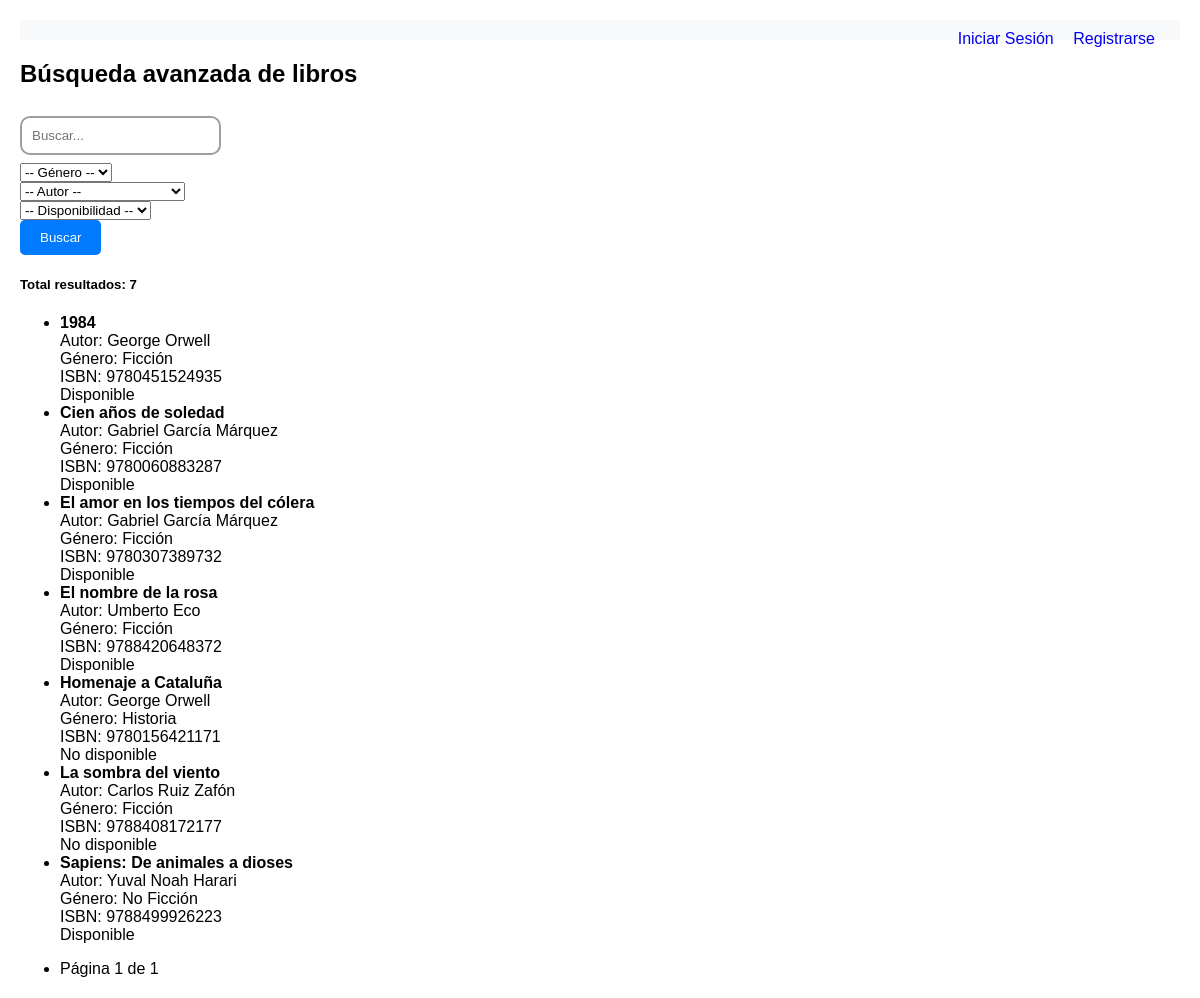
/busqueda/, run on an earlier commit of the app's database.
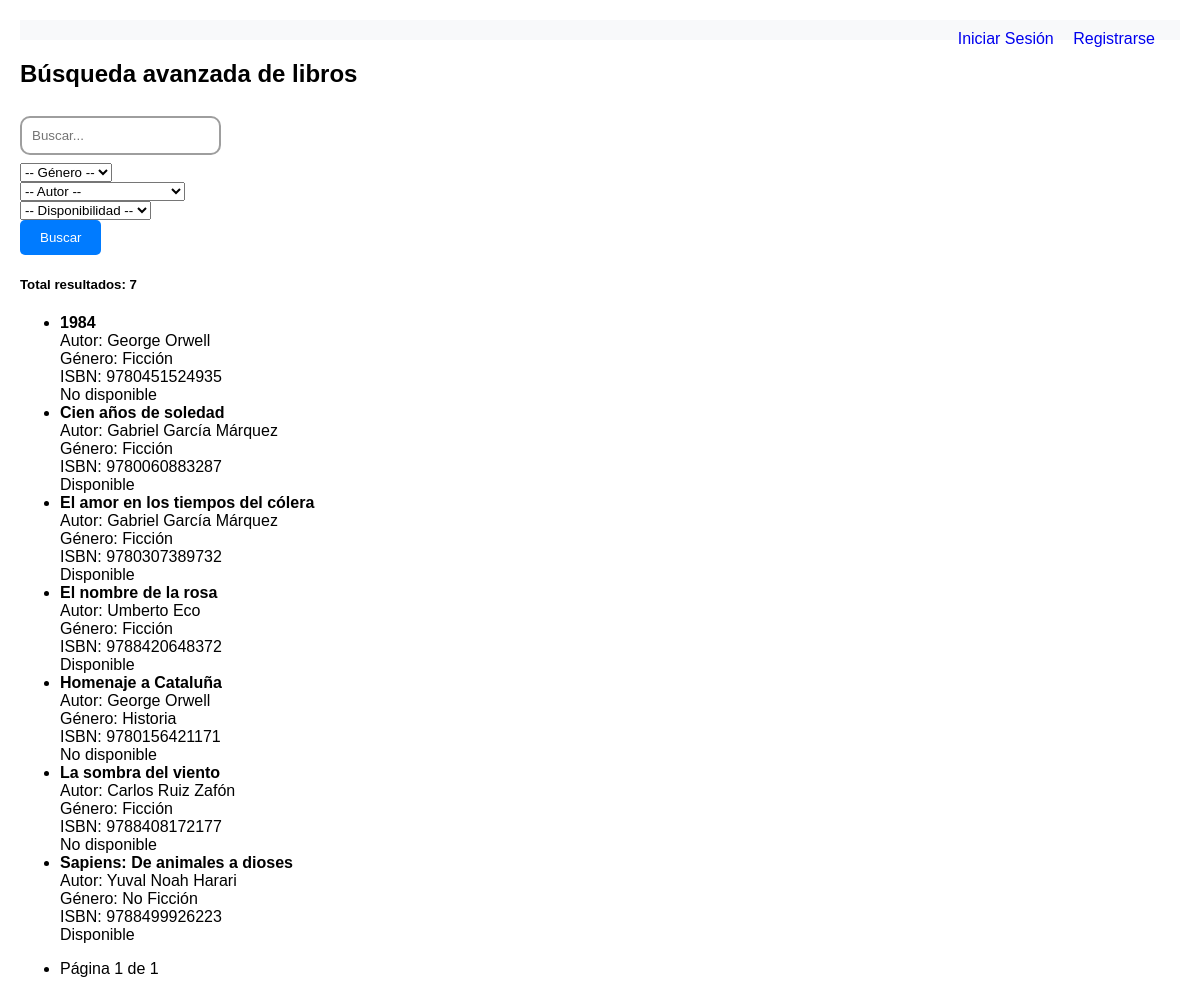
And on a later commit of the database.
### biblioteca/models.py (models this page shows, shortened)
class Libro(models.Model):
    GENEROS = [
    ('ficcion', 'Ficción'),
    ('no_ficcion', 'No Ficción'),
    ('ciencia', 'Ciencia'),
    ('historia', 'Historia'),
    ('biografia', 'Biografía'),
    ('tecnologia', 'Tecnología'),
    ]
    titulo = models.CharField(max_length=200)
    autor = models.ForeignKey(Autor, on_delete=models.CASCADE, related_name='libros')
    isbn = models.CharField(max_length=13, unique=True, help_text="Código ISBN de 13 dígitos")
    fecha_publicacion = models.DateField()
    genero = models.CharField(max_length=20, choices=GENEROS, default='ficcion')
    paginas = models.PositiveIntegerField()
    descripcion = models.TextField(blank=True)
    disponible = models.BooleanField(default=True)
    fecha_agregado = models.DateTimeField(auto_now_add=True)
    class Meta:
        verbose_name = "Libro"
        verbose_name_plural = "Libros"
        ordering = ['-fecha_agregado']

class Autor(models.Model):
    nombre = models.CharField(max_length=100, help_text="Nombre completo del autor")
    fecha_nacimiento = models.DateField(null=True, blank=True)
    nacionalidad = models.CharField(max_length=50, blank=True)
    biografia = models.TextField(blank=True, help_text="Biografía del autor")
    fecha_creacion = models.DateTimeField(auto_now_add=True)
    class Meta:
        verbose_name = "Autor"
        verbose_name_plural = "Autores"
        ordering = ['nombre']

### biblioteca/views.py (the view, shortened to what this page needs)
# urls.py: path('busqueda/', views.busqueda_avanzada, name='busqueda'),
def busqueda_avanzada(request):
    query = request.GET.get('q', '')
    genero = request.GET.get('genero', '')
    autor_id = request.GET.get('autor', '')
    disponible = request.GET.get('disponible', '')
    libros = Libro.objects.all()
    if genero:
        libros = libros.filter(genero=genero)
    if autor_id:
        libros = libros.filter(autor_id=autor_id)
    if disponible:
        libros = libros.filter(disponible=disponible == 'true')
    libros = libros.order_by('titulo', 'autor__nombre')
    paginator = Paginator(libros, 10) # 10 libros por página
    page_number = request.GET.get('page')
    page_obj = paginator.get_page(page_number)
    autores = Autor.objects.all().order_by('nombre')
    generos = Libro.GENEROS
    context = {
    'page_obj': page_obj,
    'query': query,
    'genero_seleccionado': genero,
    'autor_seleccionado': autor_id,
    'disponible_seleccionado': disponible,
    'autores': autores,
    'generos': generos,
    'total_resultados': libros.count()
    }
    return render(request, 'biblioteca/busqueda.html', context)

### biblioteca/templates/biblioteca/busqueda.html (shortened to what this page needs)
{% extends 'biblioteca/base.html' %}s
{% block content %}
<div class="container mt-4">
    <h2>Búsqueda avanzada de libros</h2>
    <form method="get" class="mb-3">
        <div class="row">
            <div class="col-md-4">
                <input type="text" name="q" class="form-control" placeholder="Buscar..." value="{{ query }}">
            </div>
            <div class="col-md-3">
                <select name="genero" class="form-select">
                    <option value="">-- Género --</option>
                </select>
            </div>
            <div class="col-md-3">
                <select name="autor" class="form-select">
                    <option value="">-- Autor --</option>
                </select>
            </div>
            <div class="col-md-2">
                <select name="disponible" class="form-select">
                    <option value="">-- Disponibilidad --</option>
                </select>
            </div>
        </div>
        <div class="mt-3">
            <button type="submit" class="btn btn-primary">Buscar</button>
        </div>
    </form>
    <h5>Total resultados: {{ total_resultados }}</h5>
    {% if page_obj %}
        <ul class="list-group">
            {% for libro in page_obj %}
                <li class="list-group-item">
                    <strong>{{ libro.titulo }}</strong>
                    <br>Autor: {{ libro.autor.nombre }}
                    <br>Género: {{ libro.get_genero_display }}
                    <br>ISBN: {{ libro.isbn }}
                    <br>{% if libro.disponible %}<span class="text-success">Disponible</span>{% else %}<span class="text-danger">No disponible</span>{% endif %}
                </li>
            {% empty %}
                <li class="list-group-item">No se encontraron resultados.</li>
            {% endfor %}
        </ul>
        <nav aria-label="Page navigation" class="mt-3">
            <ul class="pagination">
                <li class="page-item disabled"><span class="page-link">Página {{ page_obj.number }} de {{ page_obj.paginator.num_pages }}</span></li>
            </ul>
        </nav>
    {% endif %}
</div>
{% endblock %}

What changed in the data, as far as the page shows it:
changed Libro (number 1 of 7 on the later page): disponible "Disponible" → "No disponible"
